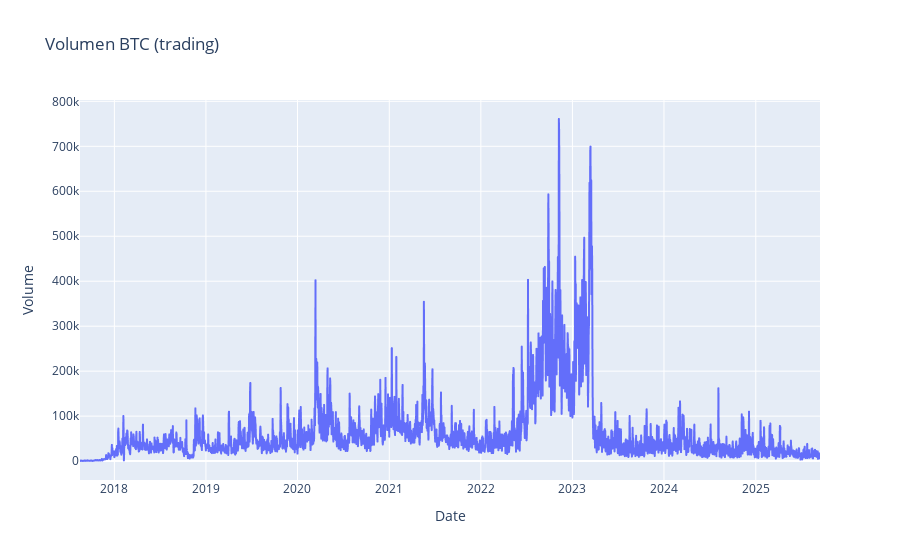

Notebook cell for this chart:
### Code cell
# Volumen
fig = px.line(btc, x=btc.index, y="Volume", title="Volumen BTC (trading)")
fig.show()

### Figure 1 — Plotly figure (JSON) as saved in the notebook; plotly's stock layout.template omitted (floating-point values rounded to 4 significant figures; data arrays with more than 128 entries replaced by an {"elided": "..."} marker saying what was removed)
{"data": [{"hovertemplate": "Date=%{x}<br>Volume=%{y}<extra></extra>", "legendgroup": "", "line": {"color": "#636efa", "dash": "solid"}, "marker": {"symbol": "circle"}, "mode": "lines", "name": "", "showlegend": false, "type": "scattergl", "x": {"elided": "2951 str values"}, "xaxis": "x", "y": {"elided": "2951 float values"}, "yaxis": "y"}], "layout": {"legend": {"tracegroupgap": 0}, "title": {"text": "Volumen BTC (trading)"}, "xaxis": {"anchor": "y", "domain": [0, 1], "title": {"text": "Date"}}, "yaxis": {"anchor": "x", "domain": [0, 1], "title": {"text": "Volume"}}}}
